Frame 1 (no input): blank canvas, image omitted
Frame 60 (the mouse pressed at the canvas centre just before this capture): blank canvas, image omitted
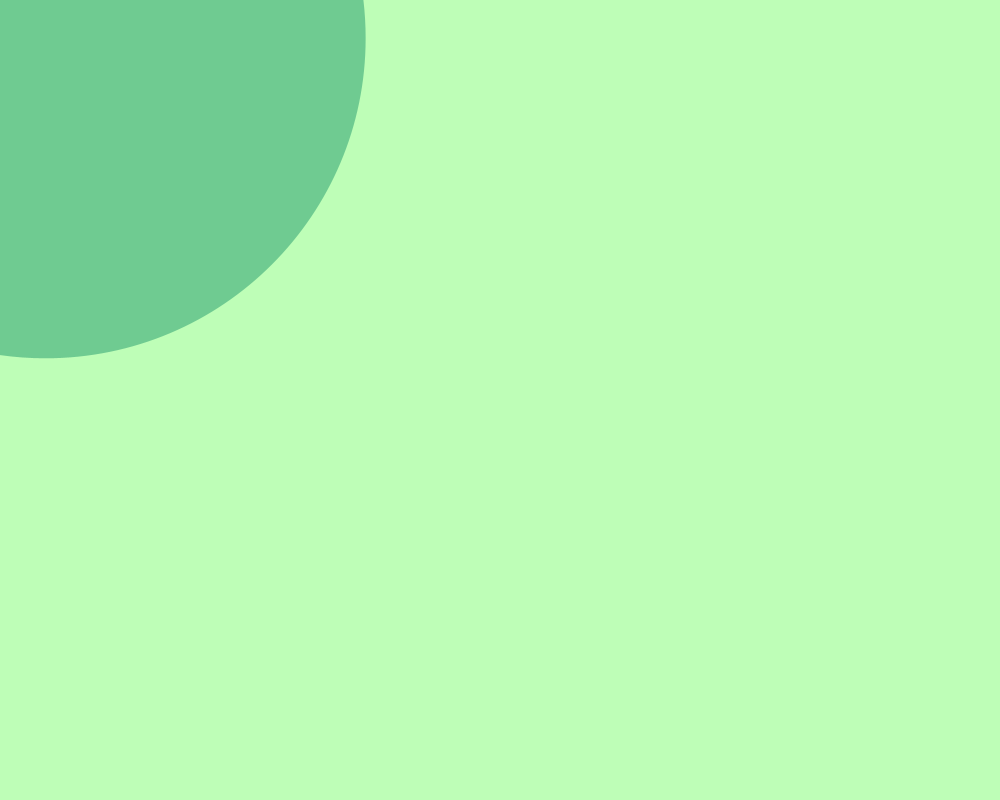
Frame 120 (the mouse held since frame 60 and released just before this capture)

The Processing sketch whose frames 1 and 60 were blank and that drew this single picture after the mouse press (run headless with seeded random() and noise(); from frame 60 on, the mouse is pressed at the canvas centre):

// Processing sketch: bubbling
// ── bubbling.pde
//try a smooth movement with curve

 float w,h,r,g,b,y1,x1,y2,x2; //global variables
 

 

void setup()
{
  size(1000,800);  
  
  background(190,254,183);
  
  x1= width/2;
  y1= height/2;
  //let the doodle start from center. width and height of canvas
 //x1 and y1 are constant
  
}


//run in every frame
void draw ()
{

  // this fades out the previous stuff. add a "screen" on the top
  //noStroke();
  //fill(190, 254, 183, 0);
  //rect(0, 0, width, height); //this fades out the stroke of circles even it is completely transparent
  
  //distance the buggie is from the mouse
  float dx = (mouseX-x1)/10.; //the smaller the denominator the closer the buggie is
  float dy = (mouseY-y1)/10.;
  
  float drunkx = myDrunkenCurve(-20, 20, 30);
  float drunky = myDrunkenCurve(-20, 20, 30);
  
  
  // this "adds" the distance and some drunkness to the position(movement)
  x2 = x1+random(min(0, dx), max(0, dx))+drunkx;  //follow mouse horizontally
  y2 = y1+random(min(0, dy), max(0, dy))+drunky;  //follow mouse vertically
  
  float weight = sqrt((mouseX-pmouseX)*(mouseX-pmouseX)+(mouseY-pmouseY)*(mouseY-pmouseY));
  
  //set up range for movement (x1,x2,y1,y2)
  //x2= x1+random(-20,20);
  //y2= y1+random(-20,20);
  
  //draw a line
  //strokeWeight(max(5,weight/2));
  //noFill();
  //stroke(255,255,192,100);
  //line(x1,y1,x2,y2);
  
  //set up color range for variables
  r= random(100,180);
  g= random(30,255);
  b= random(130,240);
  
  
  //make a trace
  //noFill(); //dont draw a fill
  //stroke(255,101,178,150); //set stroke to pink
  //line(x1,y1,x2,y2); //must put the object under its seting of fill and stroke
  //x1 and y1 are constant
  
  //float w= random(1,15);
  //float h= random(1,15);
  noStroke(); //i do this instead of doing the blocking screen
  fill(r,g,b,weight); //color orange; alpha is depending on weight also
  ellipse(x2,y2,weight,weight); //make the none variables more random; has same movement as line (x2,y2)
  
  
  //stash new x and y for a new round. setting them equal we don't need to check the boundary twice
  x1=x2;
  y1=y2;
  
  //boundaries
  if (x1>width) x1=0;
  if (x1<0) x1=width;
  if (y1>height)  y1=0;
  if (y1<0) y1=height;
}
 
 
 
  //erase everything when I press 'f'
  void keyPressed()
  {
    if(key=='f') background(190,254,193); //the key can be changed
  }
 
 
 
 //this defines the drunkenCurve. dont understand this part
float myDrunkenCurve(float min, float max, int Q)
{
  
  float value = 0.;
  
  for(int i = 0; i < Q; i++) // i = i + 1
  {
    value+=random(min, max);
  }
 
  value = value / float(Q);
  
  return(value);
  
}
